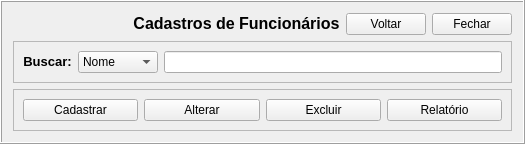
         <widget class="QFrame" name="frmBuscaFuncionario">
          <property name="frameShape">
           <enum>QFrame::Box</enum>
          </property>
          <property name="frameShadow">
           <enum>QFrame::Raised</enum>
          </property>
          <layout class="QVBoxLayout" name="verticalLayout_2">
           <item>
            <layout class="QHBoxLayout" name="horizontalLayout_7">
             <item>
              <spacer name="horizontalSpacer">
               <property name="orientation">
                <enum>Qt::Horizontal</enum>
               </property>
               <property name="sizeType">
                <enum>QSizePolicy::Fixed</enum>
               </property>
               <property name="sizeHint" stdset="0">
                <size>
                 <width>40</width>
                 <height>20</height>
                </size>
               </property>
              </spacer>
             </item>
             <item>
              <spacer name="horizontalSpacer_2">
               <property name="orientation">
                <enum>Qt::Horizontal</enum>
               </property>
               <property name="sizeType">
                <enum>QSizePolicy::Fixed</enum>
               </property>
               <property name="sizeHint" stdset="0">
                <size>
                 <width>40</width>
                 <height>20</height>
                </size>
               </property>
              </spacer>
             </item>
             <item>
              <spacer name="horizontalSpacer_3">
               <property name="orientation">
                <enum>Qt::Horizontal</enum>
               </property>
               <property name="sizeType">
                <enum>QSizePolicy::Fixed</enum>
               </property>
               <property name="sizeHint" stdset="0">
                <size>
                 <width>40</width>
                 <height>20</height>
                </size>
               </property>
              </spacer>
             </item>
             <item>
              <widget class="QLabel" name="lbl_cadFuncionario">
               <property name="text">
                <string>&lt;html&gt;&lt;head/&gt;&lt;body&gt;&lt;p align=&quot;center&quot;&gt;&lt;span style=&quot; font-size:12pt; font-weight:600;&quot;&gt;Cadastros de Funcionários&lt;/span&gt;&lt;/p&gt;&lt;/body&gt;&lt;/html&gt;</string>
               </property>
              </widget>
             </item>
             <item>
              <widget class="QPushButton" name="btn_BackListFuncionario">
               <property name="sizePolicy">
                <sizepolicy hsizetype="Fixed" vsizetype="Fixed">
                 <horstretch>0</horstretch>
                 <verstretch>0</verstretch>
                </sizepolicy>
               </property>
               <property name="text">
                <string>Voltar</string>
               </property>
              </widget>
             </item>
             <item>
              <widget class="QPushButton" name="btn_ExitCadFuncionario">
               <property name="sizePolicy">
                <sizepolicy hsizetype="Fixed" vsizetype="Fixed">
                 <horstretch>0</horstretch>
                 <verstretch>0</verstretch>
                </sizepolicy>
               </property>
               <property name="text">
                <string>Fechar</string>
               </property>
               <property name="icon">
                <iconset>
                 <normaloff>Images/icons/icons8-excluir.svg</normaloff>Images/icons/icons8-excluir.svg</iconset>
               </property>
               <property name="checkable">
                <bool>false</bool>
               </property>
               <property name="autoRepeat">
                <bool>false</bool>
               </property>
               <property name="autoExclusive">
                <bool>false</bool>
               </property>
              </widget>
             </item>
            </layout>
           </item>
           <item>
            <widget class="QFrame" name="BuscaFuncionario">
             <property name="frameShape">
              <enum>QFrame::StyledPanel</enum>
             </property>
             <property name="frameShadow">
              <enum>QFrame::Raised</enum>
             </property>
             <layout class="QHBoxLayout" name="horizontalLayout_2">
              <item>
               <widget class="QLabel" name="lbl_BuscaFuncionario">
                <property name="text">
                 <string>&lt;html&gt;&lt;head/&gt;&lt;body&gt;&lt;p align=&quot;center&quot;&gt;&lt;span style=&quot; font-size:10pt; font-weight:600;&quot;&gt;Buscar:&lt;/span&gt;&lt;/p&gt;&lt;/body&gt;&lt;/html&gt;</string>
                </property>
               </widget>
              </item>
              <item>
               <widget class="QComboBox" name="tpBusca_Funcionario">
                <item>
                 <property name="text">
                  <string>Nome</string>
                 </property>
                </item>
                <item>
                 <property name="text">
                  <string>Matrícula</string>
                 </property>
                </item>
               </widget>
              </item>
              <item>
               <widget class="QLineEdit" name="Edit_BuscaFuncionario">
                <property name="sizePolicy">
                 <sizepolicy hsizetype="Expanding" vsizetype="Fixed">
                  <horstretch>0</horstretch>
                  <verstretch>0</verstretch>
                 </sizepolicy>
                </property>
               </widget>
              </item>
             </layout>
            </widget>
           </item>
           <item>
            <widget class="QFrame" name="fmBtn_Funcionario">
             <property name="sizePolicy">
              <sizepolicy hsizetype="Preferred" vsizetype="Minimum">
               <horstretch>0</horstretch>
               <verstretch>0</verstretch>
              </sizepolicy>
             </property>
             <property name="frameShape">
              <enum>QFrame::StyledPanel</enum>
             </property>
             <property name="frameShadow">
              <enum>QFrame::Raised</enum>
             </property>
             <layout class="QHBoxLayout" name="horizontalLayout">
              <item>
               <widget class="QPushButton" name="btn_CadFuncionario">
                <property name="sizePolicy">
                 <sizepolicy hsizetype="Expanding" vsizetype="Fixed">
                  <horstretch>0</horstretch>
                  <verstretch>0</verstretch>
                 </sizepolicy>
                </property>
                <property name="text">
                 <string>Cadastrar</string>
                </property>
               </widget>
              </item>
              <item>
               <widget class="QPushButton" name="btn_AlterFuncionario">
                <property name="sizePolicy">
                 <sizepolicy hsizetype="Expanding" vsizetype="Fixed">
                  <horstretch>0</horstretch>
                  <verstretch>0</verstretch>
                 </sizepolicy>
                </property>
                <property name="text">
                 <string>Alterar</string>
                </property>
               </widget>
              </item>
              <item>
               <widget class="QPushButton" name="btn_ExclFuncionario">
                <property name="sizePolicy">
                 <sizepolicy hsizetype="Expanding" vsizetype="Fixed">
                  <horstretch>0</horstretch>
                  <verstretch>0</verstretch>
                 </sizepolicy>
                </property>
                <property name="text">
                 <string>Excluir</string>
                </property>
               </widget>
              </item>
              <item>
               <widget class="QPushButton" name="btn_RelatFuncionario">
                <property name="sizePolicy">
                 <sizepolicy hsizetype="Expanding" vsizetype="Fixed">
                  <horstretch>0</horstretch>
                  <verstretch>0</verstretch>
                 </sizepolicy>
                </property>
                <property name="text">
                 <string>Relatório</string>
                </property>
               </widget>
              </item>
             </layout>
            </widget>
           </item>
          </layout>
         </widget>
